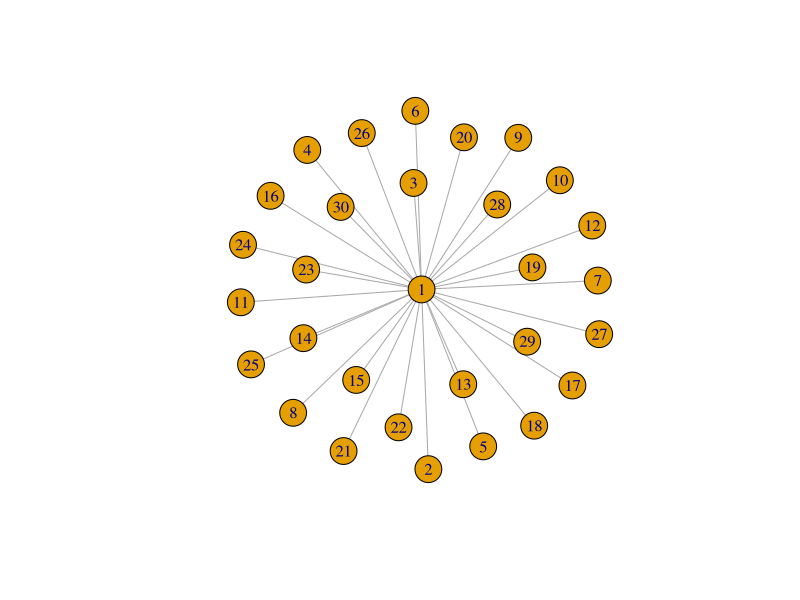
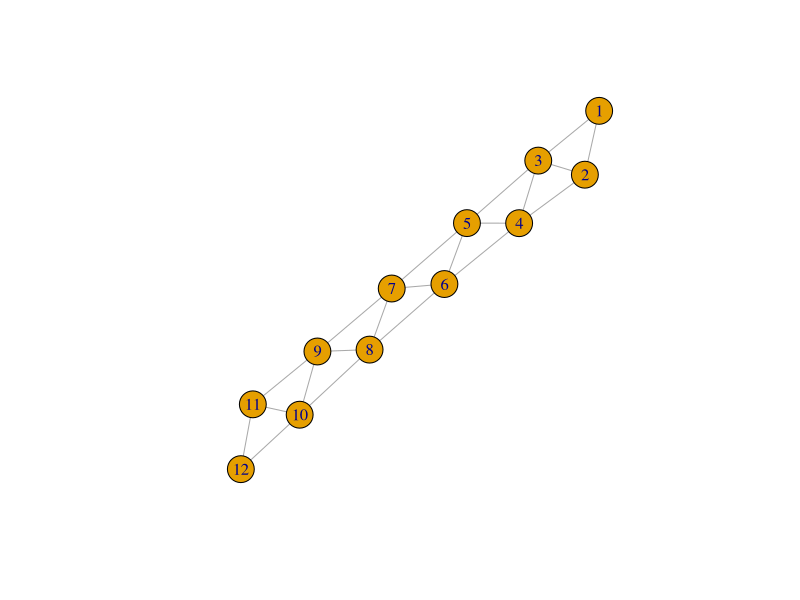

Source code (R) for these figures, in order:
library(igraph)

# Vertex Jackknife

jackknife <- function(g, stat) {
  stat <- tolower(stat)
  
  if (!is_igraph(g)) {
    stop("Object must be an igraph graph.")
  }
  
  if (stat != "density" && stat != "transitivity") {
    stop("Provided statistic not currently supported.")
  }
  
  n <- vcount(g)
  jk_stats <- c()
  
  for(i in 1:n) {
    jg <- delete_vertices(g, V(g)[i])
    if (stat == "density") {
      jk_stats <- append(jk_stats, edge_density(jg))
    } else {
      jk_stats <- append(jk_stats, transitivity(jg, type="global"))
    }
  }
  
  return(jk_stats)
}

s <- make_star(30, "undirected")
plot(s)
(jackknife(s, "density"))

t <- make_lattice(length=12, dim=1, nei = 2)
plot(t)
(jackknife(t, "density"))
(jackknife(t, "transitivity"))
